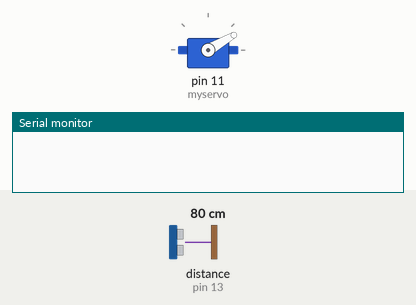
A sketch run on a simulated Arduino Uno, built with avr-gcc and run on an emulated ATmega328P. Parts: servo, the last lines printed to the serial monitor. The inputs (shaded band) are chosen by the test bench; at power-on: distance to the obstacle (sensor on pin 13) 80 cm. The echo pulse lasts 58.3 µs per cm.

Above: at 1.05 s.
At 7.0 s:
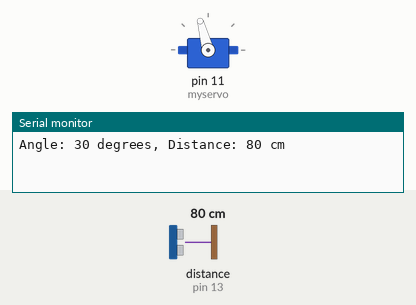
At 13.0 s:
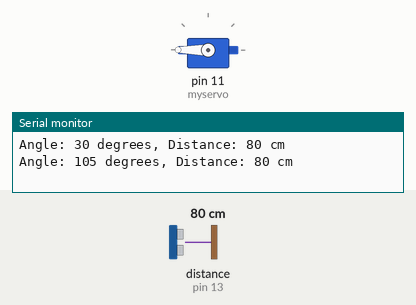
Timing chart, 0 to 16.6 s (numbered marks = the images above):
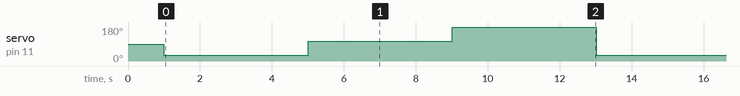

The sketch:

Sensor_Servo.ino
```cpp
#include <Servo.h>

Servo myservo;  // Create a servo object

#define trigPin 12  // Define the trigger pin
#define echoPin 13  // Define the echo pin

void setup() {
  Serial.begin(9600);  // Initialize serial communication

  pinMode(trigPin, OUTPUT);
  pinMode(echoPin, INPUT);

  myservo.attach(11);  // Attaches the servo on pin 11

  // Wait for the sensor and servo to settle
  delay(1000);
}

void loop() {
  for (int angle = 30; angle <= 180; angle += 75) {
    myservo.write(angle);  // Rotate the servo to the current angle
    delay(4000);  // Wait for the servo to reach the angle

    long duration, distance;

    // Send a pulse to the sensor to trigger a measurement
    digitalWrite(trigPin, LOW);
    delayMicroseconds(2);
    digitalWrite(trigPin, HIGH);
    delayMicroseconds(10);
    digitalWrite(trigPin, LOW);

    // Measure the duration of the echo signal
    duration = pulseIn(echoPin, HIGH);

    // Calculate the distance (in cm) based on the speed of sound
    distance = (duration / 2) / 29.1;  // Divide by 29.1 to convert microseconds to centimeters

    // Print the distance to the serial monitor
    Serial.print("Angle: ");
    Serial.print(angle);
    Serial.print(" degrees, Distance: ");
    Serial.print(distance);
    Serial.println(" cm");
  }
}
```

Measured:
- by itself, servo on pin 11 (myservo): repeats every 12.0 s: 105° 4.0 s, 180° 4.0 s, 30° 4.0 s
